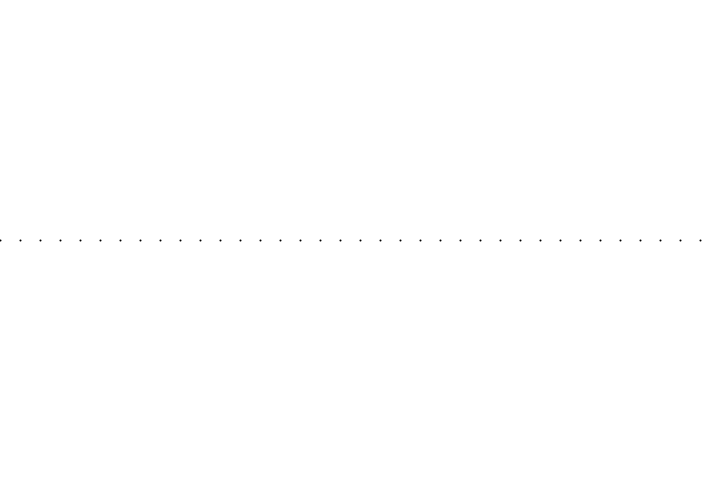
Frame 1 (no input)
Frame 60 (the mouse pressed at the canvas centre just before this capture): identical to frame 1, image omitted
Frame 120 (the mouse held since frame 60 and released just before this capture): identical to frame 1, image omitted

The Processing sketch that drew this single still picture (run headless with seeded random() and noise(); from frame 60 on, the mouse is pressed at the canvas centre):

// Processing sketch: for_loop_doble_inicio
// ── for_loop_doble_inicio.pde
/*
Ejercico de For Loop DOBLE
 por Sergio Majluf
 Ocubre 2017
 */

int cols = 36;
int filas = 24;
int margen = 20;


void setup() {
  size(720, 480);
  strokeWeight(2);
  rectMode(CENTER);
}

void draw() {
  background(255);
  
  for (int i = 0; i < cols; i++) {
   // for (int j = 0; j < filas; j++) {
      //point(i*margen, j*margen);
      point(i*margen, height/2);
      
   // }
  }
}
